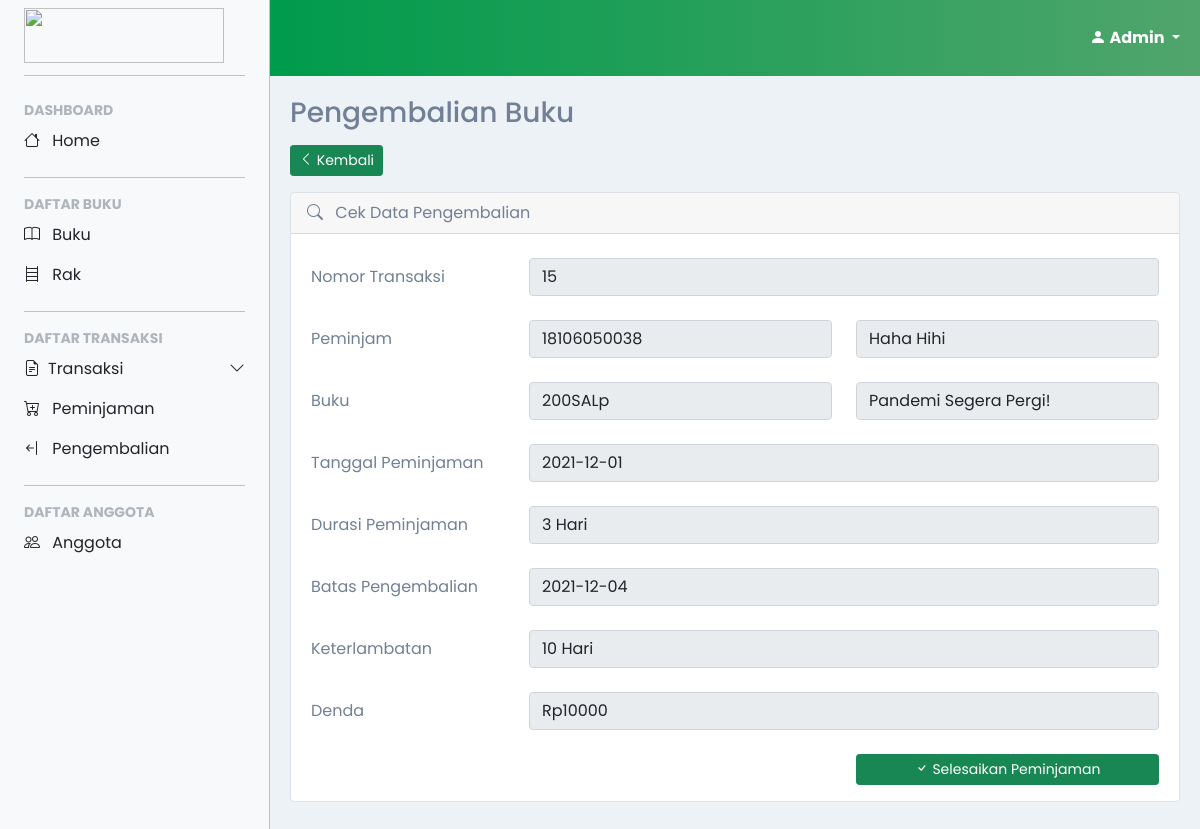
The page /account/admin/transaksi/cekPengembalian.php?method=transaksi&&nomor=15 (signed in) on the database its author committed.
### tables this page shows
CREATE TABLE `transaksi` (
  `id_peminjaman` int(10) NOT NULL,
  `nomor_klasifikasi` varchar(7) NOT NULL,
  `nomor_anggota` varchar(25) NOT NULL,
  `nomor_petugas` varchar(25) NOT NULL,
  `tanggal_pinjam` date NOT NULL,
  `durasi` int(4) NOT NULL,
  `tanggal_kembali` date NOT NULL,
  `keterlambatan` int(4) NOT NULL,
  `selesai` tinyint(1) NOT NULL
);

CREATE TABLE `anggota` (
  `nomor_anggota` varchar(25) NOT NULL,
  `nama` varchar(50) NOT NULL,
  `jabatan` enum('guru','siswa') NOT NULL,
  `angkatan` varchar(4) NOT NULL,
  `password` varchar(50) NOT NULL
);

CREATE TABLE `buku` (
  `nomor_klasifikasi` varchar(7) NOT NULL,
  `isbn` varchar(13) NOT NULL,
  `nomor_rak` varchar(5) NOT NULL,
  `judul` varchar(50) NOT NULL,
  `penulis` varchar(50) NOT NULL,
  `penerbit` varchar(50) NOT NULL,
  `tahun_terbit` year(4) NOT NULL,
  `stok` int(3) NOT NULL
);

### account/admin/transaksi/cekPengembalian.php (the view, shortened to what this page needs)
<?php
include('../../../confiq.php');
$nomortransaksi = "";
$nomorpeminjam = "";
$namapeminjam = "";
$nomorbuku = "";
$judulbuku = "";
$tanggalpinjam = "";
$tanggalkembali = "";
$durasi = 0;
$keterlambatan = 0;
$denda = 0;
$action = $_GET['method'];
if($action == "transaksi"){
  $getNomorTransaksi = $_GET['nomor'];
  $query = "SELECT transaksi.*, anggota.nama as anggota, buku.judul, petugas.nama as petugas, anggota.jabatan
            FROM `transaksi`
            LEFT JOIN `buku` ON transaksi.nomor_klasifikasi = buku.nomor_klasifikasi
            LEFT JOIN `petugas` ON transaksi.nomor_petugas = petugas.nomor_petugas
            LEFT JOIN `anggota` ON transaksi.nomor_anggota = anggota.nomor_anggota
            WHERE transaksi.selesai LIKE 0 && transaksi.id_peminjaman LIKE '%$getNomorTransaksi%'";
  $result = mysqli_query($conn, $query);
  $data = mysqli_fetch_array($result, MYSQLI_ASSOC);
  $today = strtotime(date('Y-m-d'));
  $convert = strtotime($data['tanggal_kembali']);
  $keterlambatan = $today-$convert;
  if($keterlambatan <= 0) {
    $keterlambatan = 0;
  } else {
    $keterlambatan = $keterlambatan/60/60/24;
  }
  $denda = $keterlambatan*1000;
  $nomortransaksi = $data['id_peminjaman'];
  $nomorpeminjam = $data['nomor_anggota'];
  $namapeminjam = $data['anggota'];
  $nomorbuku = $data['nomor_klasifikasi'];
  $judulbuku = $data['judul'];
  $tanggalpinjam = $data['tanggal_pinjam'];
  $tanggalkembali = $data['tanggal_kembali'];
  $durasi = $data['durasi'];
}
?>
<!DOCTYPE html>
<html>
  <head>
  </head>
  <body>
    <?php
      include('../layout/sidebar.php');
    ?>
    <main>
      <div class="container-fluid content transition">
        <h3>Pengembalian Buku</h3>
        <a href="pengembalian.php" class="btn btn-success btn-sm mb-3">
          <span><i class="bi bi-chevron-left"></i></span>
          <span>Kembali</span>
        </a>
        <div class="card border mb-3">
          <div class="card-header">
            <span><i class="bi bi-search me-2"></i></span>
            <span>Cek Data Pengembalian</span>
          </div>
          <div class="card-body mt-2 mx-1">
            <form method="post" enctype="multipart/form-data">
              <div class="form-group row">
                <label for="nomorTransaksi" class="col-sm-3 col-form-label">Nomor Transaksi</label>
                <div class="col-sm-9">
                  <input type="text" name="nomortransaksi" class="form-control" id="nomorTransaksi" value="<?= $nomortransaksi;?>" readonly>
                </div>
              </div><br>
              <div class="form-group row">
                <label for="peminjam" class="col-sm-3 col-form-label">Peminjam</label>
                <div class="col-sm-9">
                  <div class="row">
                    <div class="col-sm-6">
                      <input type="text" name="nomorpeminjam" class="form-control" id="peminjam" value="<?= $nomorpeminjam;?>" readonly>
                    </div>
                    <div class="col-sm-6">
                      <input type="text" name="namapeminjam" class="form-control" id="peminjam" value="<?= $namapeminjam;?>" readonly>
                    </div>
                  </div>
                </div>
              </div><br>
              <div class="form-group row">
                <label for="buku" class="col-sm-3 col-form-label">Buku</label>
                <div class="col-sm-9">
                  <div class="row">
                    <div class="col-sm-6">
                      <input type="text" name="nomorbuku" class="form-control" id="buku" value="<?= $nomorbuku;?>" readonly>
                    </div>
                    <div class="col-sm-6">
                      <input type="text" name="judulbuku" class="form-control" id="buku" value="<?= $judulbuku;?>" readonly>
                    </div>
                  </div>
                </div>
              </div><br>
              <div class="form-group row">
                <label for="tanggal" class="col-sm-3 col-form-label">Tanggal Peminjaman</label>
                <div class="col-sm-9">
                  <input type="text" name="tanggalpinjam" class="form-control" id="tanggal" value="<?= $tanggalpinjam;?>" readonly>
                </div>
              </div><br>
              <div class="form-group row">
                <label for="durasi" class="col-sm-3 col-form-label">Durasi Peminjaman</label>
                <div class="col-sm-9">
                  <input type="text" name="durasi" class="form-control" id="durasi" value="<?= $durasi;?> Hari" readonly>
                </div>
              </div><br>
              <div class="form-group row">
                <label for="tanggal" class="col-sm-3 col-form-label">Batas Pengembalian</label>
                <div class="col-sm-9">
                  <input type="text" name="tanggalkembali" class="form-control" id="tanggal" value="<?= $tanggalkembali;?>" readonly>
                </div>
              </div><br>
              <div class="form-group row">
                <label for="keterlambatan" class="col-sm-3 col-form-label">Keterlambatan</label>
                <div class="col-sm-9">
                  <input type="text" name="keterlambatan" class="form-control" id="keterlambatan" value="<?= $keterlambatan;?> Hari" readonly>
                </div>
              </div><br>
              <div class="form-group row">
                <label for="denda" class="col-sm-3 col-form-label">Denda</label>
                <div class="col-sm-9">
                  <input type="text" name="denda" class="form-control" id="denda" value="Rp<?= $denda;?>" readonly>
                </div>
              </div><br>
              <div class="form-group row">
                <label for="button" class="col-sm-3 col-form-label"></label>
                <div class="col-sm-9">
                  <div class="row">
                    <div class="col col-md-6 d-grid gap-2">
                    </div>
                    <div class="col col-md-6 d-grid gap-2">
                      <button type="button" name="konfirmasi" class="btn btn-success btn-block btn-sm" data-bs-toggle="modal" data-bs-target="#konfirmasi">
                        <span><i class="bi bi-check"></i></span>
                        <span>Selesaikan Peminjaman</span>
                      </button>
                    </div>
                  </div>
                </div>
              </div>
            </form>
          </div>
        </div>
      </div>
    </main>
  </body>
</html>

### account/admin/layout/style.css (style rules this page uses)
html, body { color: #718096 !important; background-color: #edf2f7; scroll-behavior: smooth; }
body, button { font-family: "Poppins", sans-serif; }
:root { --offcanvas-width: 270px; --topNavbarHeight: 56px; }
main { margin-top: var(--topNavbarHeight); }
.content { padding: 15px; }
.content h3 { margin-bottom: 15px; }
.transition { -webkit-transition: all .3s ease; -moz-transition: all .3s ease; -ms-transition: all .3s ease; -o-transition: all .3s ease; transition: all .3s ease; }
@media (min-width: 992px) { body { overflow: auto !important; } }
@media (min-width: 992px) { :root { --topNavbarHeight: 76px; } }
@media (min-width: 992px) { main { margin-left: var(--offcanvas-width); margin-top: var(--topNavbarHeight); } }
@media (min-width: 992px) { .content { padding: 20px; } }

### rows shown on the page
transaksi: nomortransaksi "15", nomorpeminjam "18106050038", namapeminjam "Haha Hihi", nomorbuku "200SALp", judulbuku "Pandemi Segera Pergi!", tanggalpinjam "2021-12-01", durasi "3 Hari", tanggalkembali "2021-12-04", keterlambatan "10 Hari", denda "Rp10000"

### other values the page prints
$user[0] "Admin"
